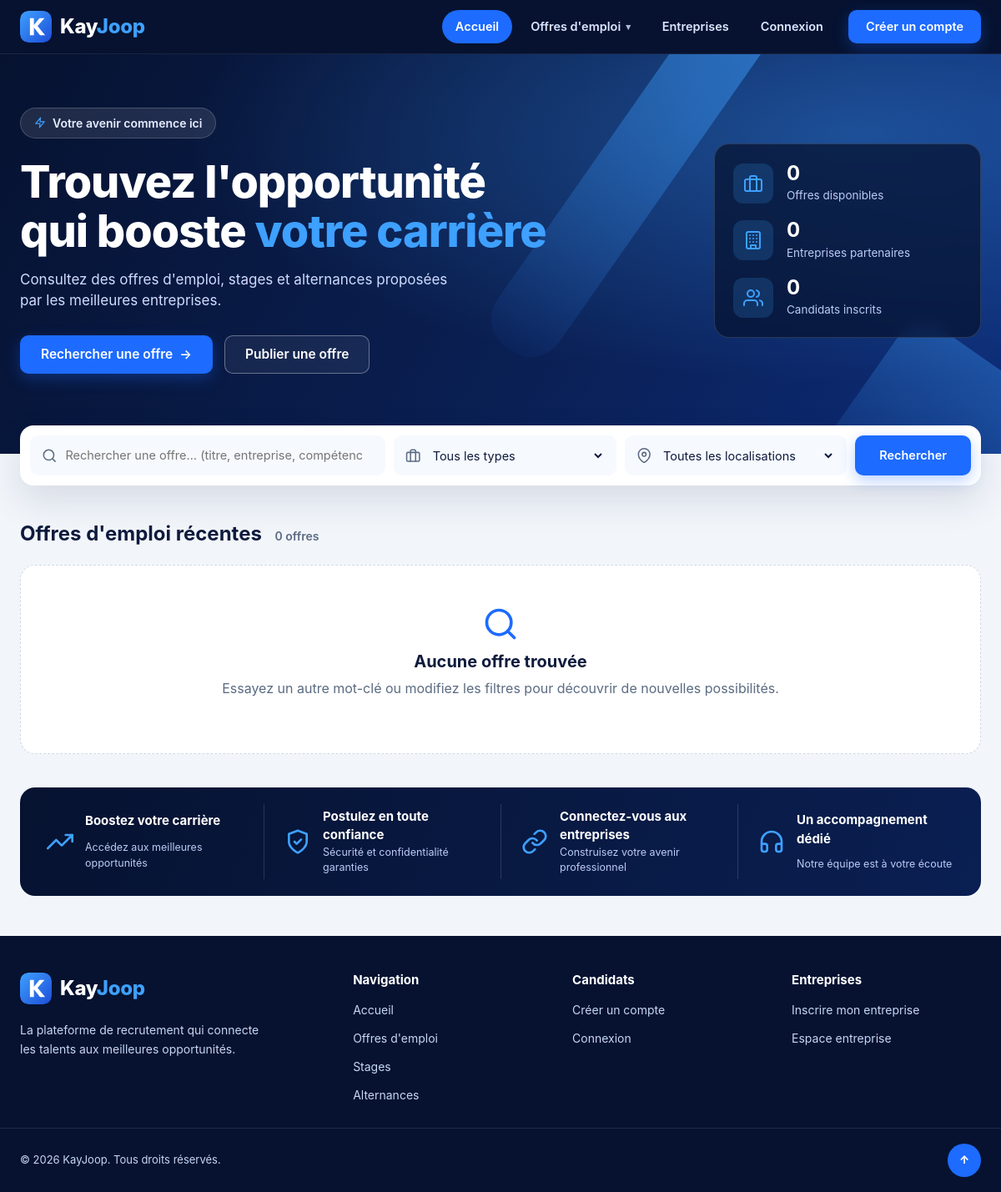
The page /offres/ on the database as committed earlier.
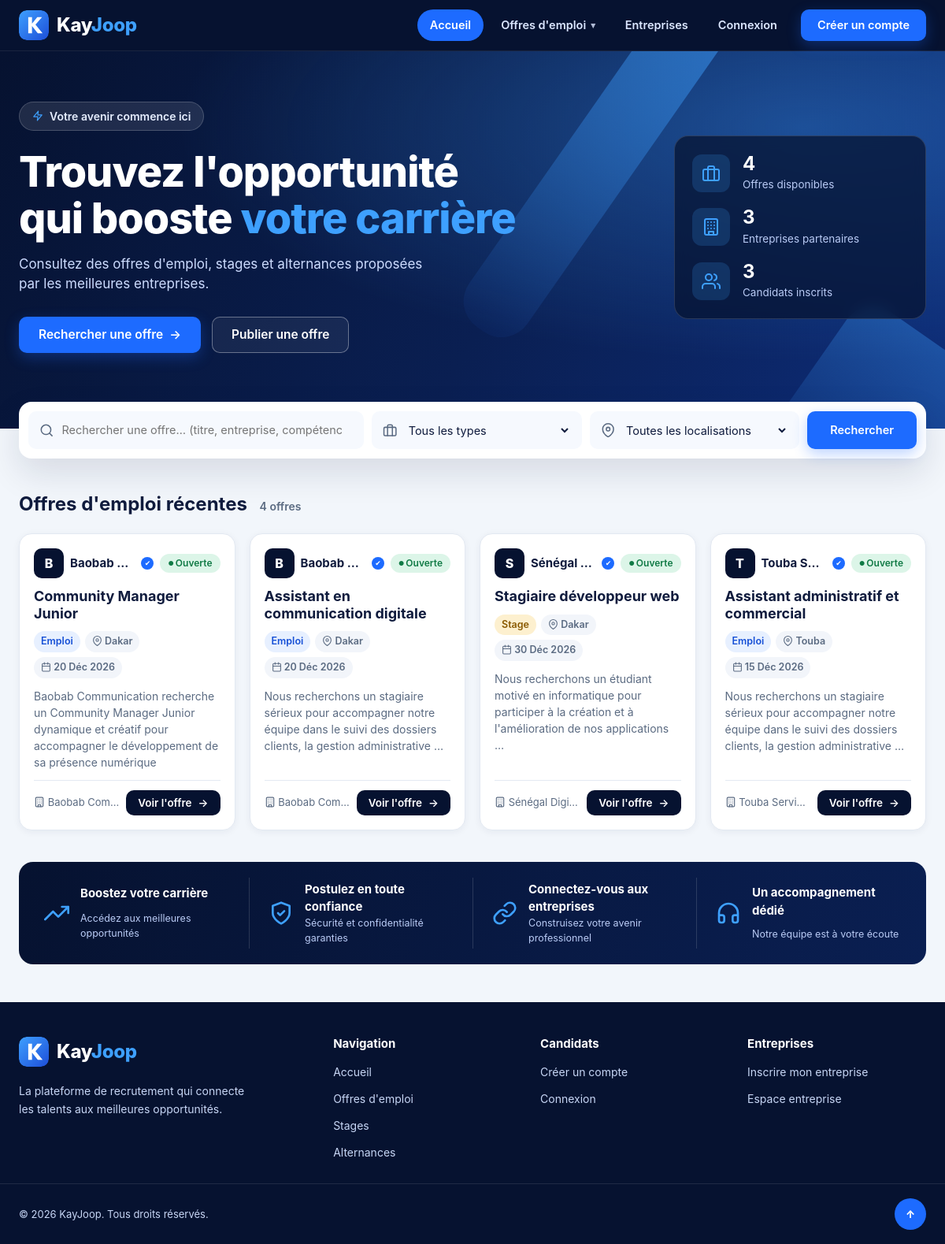
The same page on the database as committed later.
### offres/models.py (models this page shows, shortened)
class Offre(models.Model):
    TYPE_CHOIX = [
        ('emploi', 'Emploi'),
        ('stage', 'Stage'),
        ('alternance', 'Alternance'),
    ]
    STATUT_CHOIX = [
        ('en_attente', 'En attente de validation'),
        ('ouverte', 'Publiée'),
        ('fermee', 'Clôturée'),
    ]
    titre = models.CharField(max_length=200)
    entreprise = models.CharField(max_length=150)
    profil_entreprise = models.ForeignKey(
        'ProfilEntreprise',
        on_delete=models.SET_NULL,
        null=True,
        blank=True,
        related_name='offres'
    )
    description = models.TextField()
    type_contrat = models.CharField(
        max_length=20,
        choices=TYPE_CHOIX,
        default='emploi'
    )
    localisation = models.CharField(max_length=150)
    date_limite = models.DateField()
    statut = models.CharField(
        max_length=10,
        choices=STATUT_CHOIX,
        default='ouverte'
    )
    date_creation = models.DateTimeField(auto_now_add=True)

### offres/views.py (the view, shortened to what this page needs)
# urls.py: path('', views.rechercher_offres, name='rechercher_offres'),
def rechercher_offres(request):
    mot_cle = request.GET.get('q', '').strip()
    type_contrat = request.GET.get('type', '').strip()
    localisation = request.GET.get('lieu', '').strip()
    voir_tout = request.GET.get('tous') == '1'
    offres_publiques = Offre.objects.filter(
        statut='ouverte',
        date_limite__gte=timezone.localdate(),
    )
    offres = offres_publiques
    types_valides = dict(Offre.TYPE_CHOIX)
    if type_contrat not in types_valides:
        type_contrat = ''
    if type_contrat:
        offres = offres.filter(type_contrat=type_contrat)
    if localisation:
        offres = offres.filter(localisation__iexact=localisation)
    filtre_actif = bool(mot_cle or type_contrat or localisation)
    offres = offres.order_by('-date_creation')
    total_offres = offres.count()
    limite = 8
    liste_reduite = not filtre_actif and not voir_tout and total_offres > limite
    if liste_reduite:
        offres = offres[:limite]
    localisations = (
        offres_publiques
        .exclude(localisation='')
        .order_by('localisation')
        .values_list('localisation', flat=True)
        .distinct()
    )
    return render(
        request,
        'offres/recherche.html',
        {
            'offres': offres,
            'mot_cle': mot_cle,
            'type_contrat': type_contrat,
            'localisation': localisation,
            'types_contrat': Offre.TYPE_CHOIX,
            'localisations': localisations,
            'filtre_actif': filtre_actif,
            'liste_reduite': liste_reduite,
            'total_offres': total_offres,
            'stat_offres': offres_publiques.count(),
            'stat_entreprises': ProfilEntreprise.objects.count(),
            'stat_candidats': ProfilEtudiant.objects.count(),
        }
    )

### offres/templates/offres/recherche.html (shortened to what this page needs)
{% extends "offres/base.html" %}
{% load static %}
{% block content %}
<main>
    <section class="hero">
        <div class="hero-inner">
            <div class="hero-content">
                <span class="pill"><svg class="icon" aria-hidden="true"><use href="#i-bolt"/></svg> Votre avenir commence ici</span>
                <h1>
                    Trouvez l'opportunité<br>
                    qui booste <span class="accent">votre carrière</span>
                </h1>
                <p>
                    Consultez des offres d'emploi, stages et alternances
                    proposées par les meilleures entreprises.
                </p>
                <div class="hero-actions">
                    <a href="#offres" class="btn btn-primary btn-lg">
                        Rechercher une offre <span aria-hidden="true">→</span>
                    </a>
                    {% if user.is_authenticated and user.profil_entreprise %}
                        <a href="{% url 'publier_offre' %}" class="btn btn-light btn-lg">Publier une offre</a>
                    {% elif not user.is_authenticated %}
                        <a href="{% url 'inscription_entreprise' %}" class="btn btn-light btn-lg">Publier une offre</a>
                    {% endif %}
                </div>
            </div>
            <aside class="hero-stats" aria-label="KayJoop en chiffres">
                <div class="hero-stat">
                    <span class="hero-stat-icon"><svg class="icon" aria-hidden="true"><use href="#i-briefcase"/></svg></span>
                    <div><strong>{{ stat_offres }}</strong><small>Offre{{ stat_offres|pluralize }} disponible{{ stat_offres|pluralize }}</small></div>
                </div>
                <div class="hero-stat">
                    <span class="hero-stat-icon"><svg class="icon" aria-hidden="true"><use href="#i-building"/></svg></span>
                    <div><strong>{{ stat_entreprises }}</strong><small>Entreprise{{ stat_entreprises|pluralize }} partenaire{{ stat_entreprises|pluralize }}</small></div>
                </div>
                <div class="hero-stat">
                    <span class="hero-stat-icon"><svg class="icon" aria-hidden="true"><use href="#i-users"/></svg></span>
                    <div><strong>{{ stat_candidats }}</strong><small>Candidat{{ stat_candidats|pluralize }} inscrit{{ stat_candidats|pluralize }}</small></div>
                </div>
            </aside>
        </div>
    </section>
    <form method="get" action="{% url 'rechercher_offres' %}#offres" class="search" role="search">
        <label class="search-field search-text">
            <svg class="icon" aria-hidden="true"><use href="#i-search"/></svg>
            <input type="search" name="q" value="{{ mot_cle }}"
                   placeholder="Rechercher une offre… (titre, entreprise, compétence)"
                   aria-label="Rechercher par titre, entreprise ou compétence">
        </label>
        <label class="search-field">
            <svg class="icon" aria-hidden="true"><use href="#i-briefcase"/></svg>
            <select name="type" aria-label="Type de contrat">
                <option value="">Tous les types</option>
            </select>
        </label>
        <label class="search-field">
            <svg class="icon" aria-hidden="true"><use href="#i-pin"/></svg>
            <select name="lieu" aria-label="Localisation">
                <option value="">Toutes les localisations</option>
            </select>
        </label>
        <button type="submit" class="btn btn-primary">Rechercher</button>
    </form>
    <section class="offers" id="offres">
        <div class="offers-head">
            <h2>
                {% if filtre_actif %}Résultats de la recherche{% else %}Offres d'emploi récentes{% endif %}
                <small class="count" aria-live="polite">
                    {{ total_offres }} offre{{ total_offres|pluralize }}
                </small>
            </h2>
        </div>
        <div class="offer-grid">
            {% for offre in offres %}
                <article class="offer-card">
                    <div class="offer-card-top">
                        <div class="company">
                            <span class="avatar" aria-hidden="true">{{ offre.entreprise|first|upper }}</span>
                            <strong>{{ offre.entreprise }}</strong>
                            <span class="verified" title="Entreprise vérifiée" aria-label="Entreprise vérifiée">✔</span>
                        </div>
                        <span class="badge badge-ok badge-open">Ouverte</span>
                    </div>
                    <h3>{{ offre.titre }}</h3>
                    <ul class="meta">
                        <li class="type-{{ offre.type_contrat }}">{{ offre.get_type_contrat_display }}</li>
                        <li><svg class="icon" aria-hidden="true"><use href="#i-pin"/></svg> {{ offre.localisation|default:"Non précisé" }}</li>
                        <li><svg class="icon" aria-hidden="true"><use href="#i-calendar"/></svg> {{ offre.date_limite|date:"j M Y" }}</li>
                    </ul>
                    <p class="offer-desc">{{ offre.description|truncatewords:18 }}</p>
                    <div class="offer-foot">
                        <span class="offer-foot-company"><svg class="icon" aria-hidden="true"><use href="#i-building"/></svg> {{ offre.entreprise }}</span>
                        <a href="{% url 'detail_offre' offre.id %}" class="btn btn-dark btn-sm">
                            Voir l'offre <span aria-hidden="true">→</span>
                        </a>
                    </div>
                </article>
            {% empty %}
                <div class="empty">
                    <div><svg class="icon" aria-hidden="true"><use href="#i-search"/></svg></div>
                    <h3>Aucune offre trouvée</h3>
                    <p>Essayez un autre mot-clé ou modifiez les filtres pour découvrir de nouvelles possibilités.</p>
                </div>
            {% endfor %}
        </div>
    </section>
    <section class="benefits" aria-label="Pourquoi KayJoop">
        <div class="benefit"><svg class="icon" aria-hidden="true"><use href="#i-trend"/></svg><strong>Boostez votre carrière</strong><small>Accédez aux meilleures opportunités</small></div>
        <div class="benefit"><svg class="icon" aria-hidden="true"><use href="#i-shield"/></svg><strong>Postulez en toute confiance</strong><small>Sécurité et confidentialité garanties</small></div>
        <div class="benefit"><svg class="icon" aria-hidden="true"><use href="#i-link"/></svg><strong>Connectez-vous aux entreprises</strong><small>Construisez votre avenir professionnel</small></div>
        <div class="benefit"><svg class="icon" aria-hidden="true"><use href="#i-headset"/></svg><strong>Un accompagnement dédié</strong><small>Notre équipe est à votre écoute</small></div>
    </section>
</main>
{% endblock %}

### offres/templates/offres/base.html (shortened to what this page needs)
{% load static %}<!DOCTYPE html>
<html lang="fr">
<head>
    <link rel="stylesheet" href="{% static 'offres/kayjoop.css' %}?v=14">
</head>
<body>
{% include "offres/partials/header.html" %}
{% block content %}{% endblock %}
{% include "offres/partials/footer.html" %}
</body>
</html>

### offres/templates/offres/partials/header.html (shortened to what this page needs)
{% load static %}
{% with nom=request.resolver_match.url_name %}
<header class="header">
    <div class="header-inner">
        <a href="{% url 'rechercher_offres' %}" class="logo" aria-label="KayJoop — accueil">
            <img src="{% static 'offres/logo-kayjoop.svg' %}" alt="" width="38" height="38">
            <span>Kay<span class="logo-accent">Joop</span></span>
        </a>
        <nav class="nav" id="menu" aria-label="Navigation principale">
            <a href="{% url 'rechercher_offres' %}" class="nav-link{% if nom == 'rechercher_offres' %} is-active{% endif %}"{% if nom == 'rechercher_offres' %} aria-current="page"{% endif %}>Accueil</a>
            <div class="dropdown">
                <a href="{% url 'rechercher_offres' %}?tous=1#offres" class="nav-link">Offres d'emploi <span class="caret" aria-hidden="true">▾</span></a>
            </div>
            {% if user.is_authenticated %}
                {% if user.is_staff %}
                    <a href="{% url 'gestion_tableau_bord' %}" class="nav-link{% if 'gestion' in nom %} is-active{% endif %}"{% if 'gestion' in nom %} aria-current="page"{% endif %}>Administration</a>
                {% endif %}
                {% if user.profil_entreprise %}
                    <a href="{% url 'tableau_bord_entreprise' %}" class="nav-link{% if nom == 'tableau_bord_entreprise' %} is-active{% endif %}"{% if nom == 'tableau_bord_entreprise' %} aria-current="page"{% endif %}>Mes offres</a>
                    <a href="{% url 'publier_offre' %}" class="nav-link{% if nom == 'publier_offre' %} is-active{% endif %}"{% if nom == 'publier_offre' %} aria-current="page"{% endif %}>Publier une offre</a>
                {% elif user.profil_etudiant %}
                    <a href="{% url 'mes_candidatures' %}" class="nav-link{% if nom == 'mes_candidatures' %} is-active{% endif %}"{% if nom == 'mes_candidatures' %} aria-current="page"{% endif %}>Candidatures</a>
                    <a href="{% url 'modifier_profil_etudiant' %}" class="nav-link{% if nom == 'modifier_profil_etudiant' %} is-active{% endif %}"{% if nom == 'modifier_profil_etudiant' %} aria-current="page"{% endif %}>Mon profil</a>
                {% endif %}
                <form method="post" action="{% url 'deconnexion' %}" class="nav-form">
                    {% csrf_token %}
                    <button type="submit" class="btn btn-ghost">Déconnexion</button>
                </form>
            {% else %}
                <a href="{% url 'inscription_entreprise' %}" class="nav-link">Entreprises</a>
                <a href="{% url 'connexion' %}" class="nav-link{% if nom == 'connexion' %} is-active{% endif %}"{% if nom == 'connexion' %} aria-current="page"{% endif %}>Connexion</a>
                <a href="{% url 'inscription' %}" class="btn btn-primary">Créer un compte</a>
            {% endif %}
        </nav>
    </div>
</header>
{% endwith %}

### offres/templates/offres/partials/footer.html (shortened to what this page needs)
{% load static %}
<footer class="footer">
    <div class="footer-inner">
        <div class="footer-brand">
            <a href="{% url 'rechercher_offres' %}" class="logo">
                <img src="{% static 'offres/logo-kayjoop.svg' %}" alt="" width="38" height="38">
                <span>Kay<span class="logo-accent">Joop</span></span>
            </a>
            <p>La plateforme de recrutement qui connecte les talents aux meilleures opportunités.</p>
        </div>
        <nav class="footer-col" aria-label="Navigation du site">
            <h3>Navigation</h3>
            <ul>
                <li><a href="{% url 'rechercher_offres' %}">Accueil</a></li>
                <li><a href="{% url 'rechercher_offres' %}?tous=1#offres">Offres d'emploi</a></li>
                <li><a href="{% url 'rechercher_offres' %}?type=stage#offres">Stages</a></li>
                <li><a href="{% url 'rechercher_offres' %}?type=alternance#offres">Alternances</a></li>
            </ul>
        </nav>
        <nav class="footer-col" aria-label="Espace candidat">
            <h3>Candidats</h3>
            <ul>
                {% if user.is_authenticated and user.profil_etudiant %}
                    <li><a href="{% url 'mes_candidatures' %}">Mes candidatures</a></li>
                    <li><a href="{% url 'modifier_profil_etudiant' %}">Mon profil</a></li>
                {% elif not user.is_authenticated %}
                    <li><a href="{% url 'inscription' %}">Créer un compte</a></li>
                    <li><a href="{% url 'connexion' %}">Connexion</a></li>
                {% else %}
                    <li><a href="{% url 'rechercher_offres' %}">Rechercher une offre</a></li>
                {% endif %}
            </ul>
        </nav>
        <nav class="footer-col" aria-label="Espace entreprise">
            <h3>Entreprises</h3>
            <ul>
                {% if user.is_authenticated and user.profil_entreprise %}
                    <li><a href="{% url 'tableau_bord_entreprise' %}">Mes offres</a></li>
                    <li><a href="{% url 'publier_offre' %}">Publier une offre</a></li>
                {% elif not user.is_authenticated %}
                    <li><a href="{% url 'inscription_entreprise' %}">Inscrire mon entreprise</a></li>
                    <li><a href="{% url 'connexion' %}">Espace entreprise</a></li>
                {% else %}
                    <li><a href="{% url 'inscription_entreprise' %}">Inscrire mon entreprise</a></li>
                {% endif %}
            </ul>
        </nav>
    </div>
    <div class="footer-bottom">
        <span>© {% now "Y" %} KayJoop. Tous droits réservés.</span>
        <a href="#" class="totop" data-top aria-label="Remonter en haut de la page">↑</a>
    </div>
</footer>

Rows that differ between the two databases and show on the page:
added Offre: entreprise|first "B", entreprise "Baobab…", titre "Community Manager Junior", type_contrat "Emploi", localisation "Dakar", date_limite "20 Déc 2026", description "Baobab Communication recherche un Community Manager Junior dynamique et créatif pour accompagner le développement de sa présence numérique", entreprise "Baobab Com…"
added Offre: entreprise|first "B", entreprise "Baobab…", titre "Assistant en communication digitale", type_contrat "Emploi", localisation "Dakar", date_limite "20 Déc 2026", description "Nous recherchons un stagiaire sérieux pour accompagner notre équipe dans le suivi des dossiers clients, la gestion administrative …", entreprise "Baobab Com…"
added Offre: entreprise|first "S", entreprise "Sénégal…", titre "Stagiaire développeur web", type_contrat "Stage", localisation "Dakar", date_limite "30 Déc 2026", description "Nous recherchons un étudiant motivé en informatique pour participer à la création et à l'amélioration de nos applications …", entreprise "Sénégal Digi…"
added Offre: entreprise|first "T", entreprise "Touba S…", titre "Assistant administratif et commercial", type_contrat "Emploi", localisation "Touba", date_limite "15 Déc 2026", description "Nous recherchons un stagiaire sérieux pour accompagner notre équipe dans le suivi des dossiers clients, la gestion administrative …", entreprise "Touba Servi…"
Other text that changed with them:
{{ stat_offres }}: "0" → "4"
{{ stat_entreprises }}: "0" → "3"
{{ stat_candidats }}: "0" → "3"
{{ total_offres }}: "0" → "4"
text no longer shown: "Aucune offre trouvée Essayez un autre mot-clé ou modifiez les filtres pour découvrir de nouvelles possibilités."
